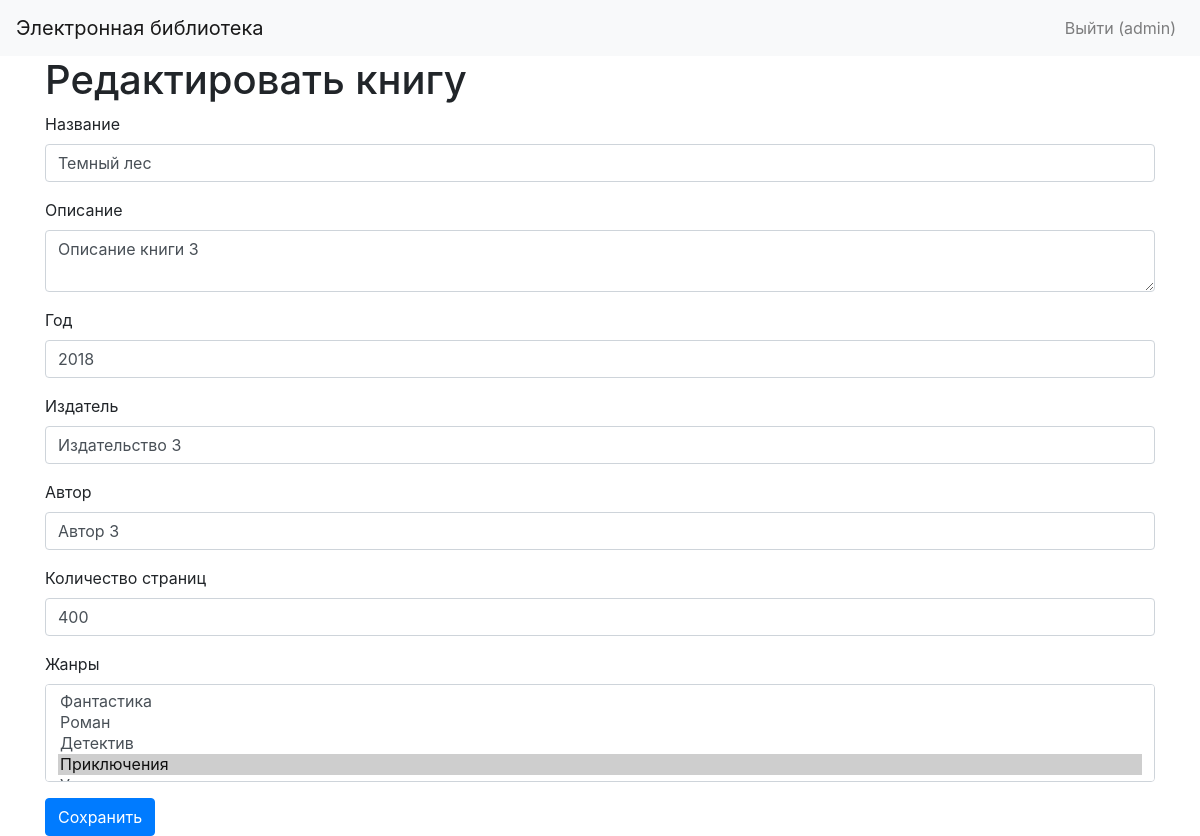
Screenshot of /edit/3 (signed in) with the database file from the repository.
### app.py (models this page shows, shortened)
class User(db.Model, UserMixin):
    id = db.Column(db.Integer, primary_key=True)
    username = db.Column(db.String(255), unique=True, nullable=False)
    password_hash = db.Column(db.String(255), nullable=False)
    last_name = db.Column(db.String(255), nullable=False)
    first_name = db.Column(db.String(255), nullable=False)
    middle_name = db.Column(db.String(255))
    role_id = db.Column(db.Integer, db.ForeignKey('role.id'), nullable=False)
    reviews = db.relationship('Review', backref='user', lazy=True)

class Book(db.Model):
    id = db.Column(db.Integer, primary_key=True)
    title = db.Column(db.String(255), nullable=False)
    description = db.Column(db.Text, nullable=False)
    year = db.Column(db.Integer, nullable=False)
    publisher = db.Column(db.String(255), nullable=False)
    author = db.Column(db.String(255), nullable=False)
    pages = db.Column(db.Integer, nullable=False)
    cover_id = db.Column(db.Integer, db.ForeignKey('cover.id'), nullable=False)
    genres = db.relationship('Genre', secondary='book_genre', back_populates='books')
    reviews = db.relationship('Review', backref='book', lazy=True)

### app.py (the view, shortened to what this page needs)
@app.route('/edit/<int:book_id>', methods=['GET', 'POST'])
@login_required
def edit_book(book_id):
    book = Book.query.get_or_404(book_id)
    if current_user.role.name not in ['Администратор', 'Модератор']:
        flash('У вас недостаточно прав для выполнения данного действия.', 'danger')
        return redirect(url_for('index'))
    genres = Genre.query.all()
    return render_template('edit_book.html', book=book, genres=genres)

### app.py (called while the page is built)
@login_manager.user_loader
def load_user(user_id):
    return User.query.get(int(user_id))

### templates/edit_book.html (shortened to what this page needs)
{% extends "base.html" %}
{% block content %}
<h1>Редактировать книгу</h1>
<form action="{{ url_for('edit_book', book_id=book.id) }}" method="post">
    <div class="form-group">
        <label for="title">Название</label>
        <input type="text" class="form-control" id="title" name="title" value="{{ book.title }}" required>
    </div>
    <div class="form-group">
        <label for="description">Описание</label>
        <textarea class="form-control" id="description" name="description" required>{{ book.description }}</textarea>
    </div>
    <div class="form-group">
        <label for="year">Год</label>
        <input type="number" class="form-control" id="year" name="year" value="{{ book.year }}" required>
    </div>
    <div class="form-group">
        <label for="publisher">Издатель</label>
        <input type="text" class="form-control" id="publisher" name="publisher" value="{{ book.publisher }}" required>
    </div>
    <div class="form-group">
        <label for="author">Автор</label>
        <input type="text" class="form-control" id="author" name="author" value="{{ book.author }}" required>
    </div>
    <div class="form-group">
        <label for="pages">Количество страниц</label>
        <input type="number" class="form-control" id="pages" name="pages" value="{{ book.pages }}" required>
    </div>
    <div class="form-group">
        <label for="genres">Жанры</label>
        <select multiple class="form-control" id="genres" name="genres">
            {% for genre in genres %}
                <option value="{{ genre.id }}" {% if genre in book.genres %}selected{% endif %}>{{ genre.name }}</option>
            {% endfor %}
        </select>
    </div>
    <button type="submit" class="btn btn-primary">Сохранить</button>
</form>
{% endblock %}

### templates/base.html (shortened to what this page needs)
<!DOCTYPE html>
<html lang="ru">
<head>
    <link rel="stylesheet" href="https://stackpath.bootstrapcdn.com/bootstrap/4.5.2/css/bootstrap.min.css">
</head>
<body>
<nav class="navbar navbar-expand-lg navbar-light bg-light">
    <a class="navbar-brand" href="{{ url_for('index') }}">Электронная библиотека</a>
    <div class="collapse navbar-collapse" id="navbarNav">
        <ul class="navbar-nav ml-auto">
            {% if current_user.is_authenticated %}
                <li class="nav-item">
                    <a class="nav-link" href="{{ url_for('logout') }}">Выйти ({{ current_user.username }})</a>
                </li>
            {% endif %}
        </ul>
    </div>
</nav>
<div class="container">
    {% block content %}{% endblock %}
</div>
</body>
</html>

### rows the page displays
User: username "admin"
Book: title "Темный лес", description "Описание книги 3", year "2018", publisher "Издательство 3", author "Автор 3", pages "400"

### other values shown
form field genres "Фантастика / Роман / Детектив / Приключения ☑"
